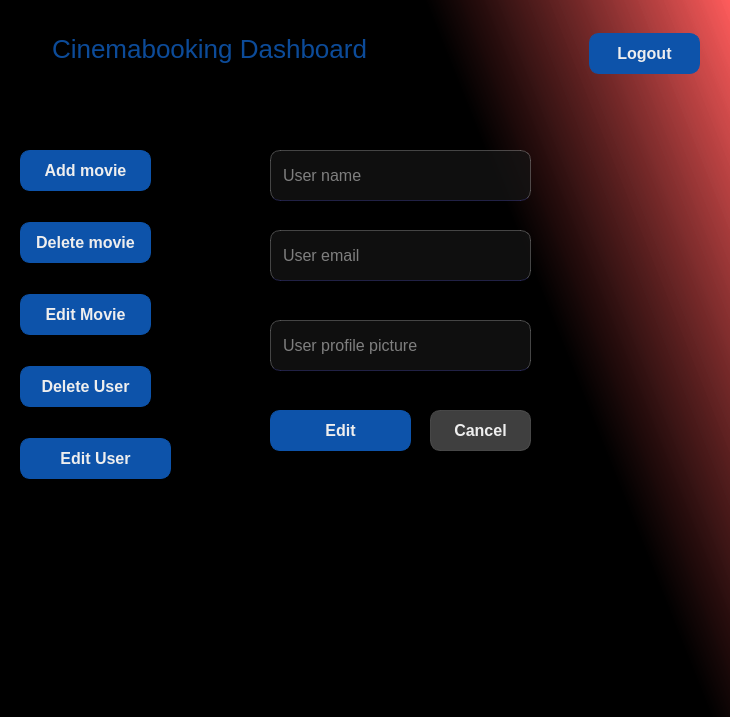
<?xml version="1.0" encoding="UTF-8"?>
<ui version="4.0">
 <class>edit_movie</class>
 <widget class="QWidget" name="edit_movie">
  <property name="geometry">
   <rect>
    <x>0</x>
    <y>0</y>
    <width>730</width>
    <height>717</height>
   </rect>
  </property>
  <property name="windowTitle">
   <string>Form</string>
  </property>
  <property name="styleSheet">
   <string notr="true">QWidget {
	color: #EEE;
	background-color: #111;
}

#edit_movie {
	background-color: qlineargradient(spread:pad, x1:0.637, y1:0.142364, x2:1, y2:0, stop:0 rgba(0, 0, 0, 255), stop:1 rgba(255, 86, 86, 207));
}

#title {
	background-color: transparent;
	font-size: 26px;
	color: rgba(13, 83, 170, 0.9);
}

#error {
	background-color: transparent;
	color: rgba(255, 0, 0, 0.8);
}

QLabel {
	font-size: 20px;
}

QLineEdit, QDateTimeEdit {
	border-radius: 10px;
	background-color: rgba(20, 20, 20, 0.75);
	padding: 5px 10px;
	border:  1px solid rgba(255, 255, 255, 0.25);
	border-bottom-color: rgba(110, 110, 255, 0.25);
	font-size: 16px;
}
QLineEdit:focus {
	border-bottom-color: #0d53aa;
}

QPushButton {
	border-radius: 10px;
	padding: 5px 10px;
	border: 1px solid #0d53aa ;
	background-color: #0d53aa; 
	font-weight: 900;
	font-size: 16px;
}
QPushButton:hover {
	background-color: red; 
	border-color: red;
}

#cancel_btn {
	border-color: rgba(84, 84, 84, 0.75);
	background-color: rgba(84, 84, 84, 0.75);
}
</string>
  </property>
  <widget class="QPushButton" name="addMovie_page">
   <property name="geometry">
    <rect>
     <x>20</x>
     <y>150</y>
     <width>131</width>
     <height>41</height>
    </rect>
   </property>
   <property name="styleSheet">
    <string notr="true">padding: 10px;</string>
   </property>
   <property name="text">
    <string>Add movie</string>
   </property>
  </widget>
  <widget class="QPushButton" name="editMovie_page">
   <property name="geometry">
    <rect>
     <x>20</x>
     <y>294</y>
     <width>131</width>
     <height>41</height>
    </rect>
   </property>
   <property name="styleSheet">
    <string notr="true">padding: 10px;</string>
   </property>
   <property name="text">
    <string>Edit Movie</string>
   </property>
  </widget>
  <widget class="QLabel" name="title">
   <property name="geometry">
    <rect>
     <x>39</x>
     <y>23</y>
     <width>341</width>
     <height>51</height>
    </rect>
   </property>
   <property name="text">
    <string>Cinemabooking Dashboard</string>
   </property>
   <property name="alignment">
    <set>Qt::AlignCenter</set>
   </property>
  </widget>
  <widget class="QPushButton" name="logout_btn">
   <property name="geometry">
    <rect>
     <x>589</x>
     <y>33</y>
     <width>111</width>
     <height>41</height>
    </rect>
   </property>
   <property name="text">
    <string>Logout</string>
   </property>
  </widget>
  <widget class="QPushButton" name="deleteMovie_btn">
   <property name="geometry">
    <rect>
     <x>20</x>
     <y>222</y>
     <width>131</width>
     <height>41</height>
    </rect>
   </property>
   <property name="styleSheet">
    <string notr="true">padding: 10px;</string>
   </property>
   <property name="text">
    <string>Delete movie</string>
   </property>
  </widget>
  <widget class="QPushButton" name="editUser_page">
   <property name="geometry">
    <rect>
     <x>20</x>
     <y>438</y>
     <width>151</width>
     <height>41</height>
    </rect>
   </property>
   <property name="styleSheet">
    <string notr="true">padding: 10px;</string>
   </property>
   <property name="text">
    <string>Edit User</string>
   </property>
  </widget>
  <widget class="QPushButton" name="deleteUser_page">
   <property name="geometry">
    <rect>
     <x>20</x>
     <y>366</y>
     <width>131</width>
     <height>41</height>
    </rect>
   </property>
   <property name="styleSheet">
    <string notr="true">padding: 10px;</string>
   </property>
   <property name="text">
    <string>Delete User</string>
   </property>
  </widget>
  <widget class="QPushButton" name="edit_btn">
   <property name="geometry">
    <rect>
     <x>270</x>
     <y>410</y>
     <width>141</width>
     <height>41</height>
    </rect>
   </property>
   <property name="text">
    <string>Edit</string>
   </property>
  </widget>
  <widget class="QPushButton" name="cancel_btn">
   <property name="geometry">
    <rect>
     <x>430</x>
     <y>410</y>
     <width>101</width>
     <height>41</height>
    </rect>
   </property>
   <property name="text">
    <string>Cancel</string>
   </property>
  </widget>
  <widget class="QLineEdit" name="email">
   <property name="geometry">
    <rect>
     <x>270</x>
     <y>230</y>
     <width>261</width>
     <height>51</height>
    </rect>
   </property>
   <property name="text">
    <string/>
   </property>
   <property name="placeholderText">
    <string>User email</string>
   </property>
  </widget>
  <widget class="QLineEdit" name="name">
   <property name="geometry">
    <rect>
     <x>270</x>
     <y>150</y>
     <width>261</width>
     <height>51</height>
    </rect>
   </property>
   <property name="placeholderText">
    <string>User name</string>
   </property>
  </widget>
  <widget class="QLineEdit" name="img">
   <property name="geometry">
    <rect>
     <x>270</x>
     <y>320</y>
     <width>261</width>
     <height>51</height>
    </rect>
   </property>
   <property name="text">
    <string/>
   </property>
   <property name="placeholderText">
    <string>User profile picture</string>
   </property>
  </widget>
 </widget>
 <tabstops>
  <tabstop>name</tabstop>
  <tabstop>email</tabstop>
  <tabstop>img</tabstop>
  <tabstop>edit_btn</tabstop>
  <tabstop>cancel_btn</tabstop>
  <tabstop>logout_btn</tabstop>
  <tabstop>addMovie_page</tabstop>
  <tabstop>deleteMovie_btn</tabstop>
  <tabstop>editMovie_page</tabstop>
  <tabstop>deleteUser_page</tabstop>
  <tabstop>editUser_page</tabstop>
 </tabstops>
 <resources/>
 <connections/>
</ui>
